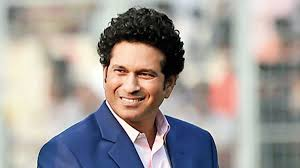
#> input picture image.jpg, 300 x 168 px
$ python image_pencil_sketch.py
#> lines starting #> are read from the running program, lines starting #| are printed output that depends on the picture
import cv2
image=cv2.imread("image.jpg")
#> image is the input picture: shape (168, 300, 3); mean B, G, R 152.5, 154.9, 160.8
gray_image=cv2.cvtColor(image,cv2.COLOR_BGR2GRAY)
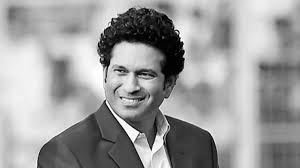
#> gray_image: shape (168, 300); min 0, max 255, mean 156.4
inverted = 255-gray_image
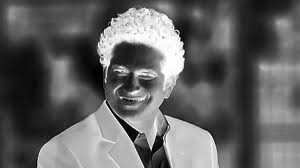
#> inverted: shape (168, 300); min 0, max 255, mean 98.6
blur = cv2.GaussianBlur(inverted, (21, 21), 0)
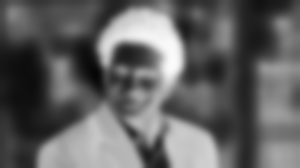
#> blur: shape (168, 300); min 6, max 252, mean 98.7
invertedblur = 255-blur
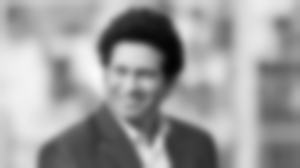
#> invertedblur: shape (168, 300); min 3, max 249, mean 156.3
sketch = cv2.divide(gray_image, invertedblur, scale=256.0)
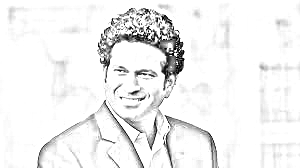
#> sketch: shape (168, 300); min 0, max 255, mean 240.3
cv2.imwrite("sketch_image.png", sketch)
cv2.imshow("image",sketch)
